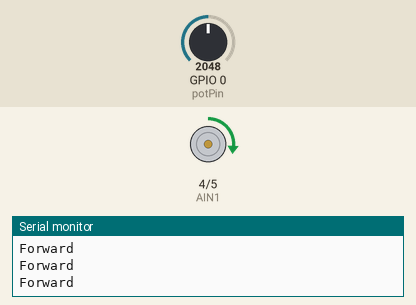
The program below on a simulated ESP32-C6. Shown: motor-driver pin pairs drawn as motors (green arrow = first pin HIGH = forward, orange = second pin HIGH = backward, longer = more drive, scaled by the enable pin), the last lines printed to the serial monitor. The test bench sets the inputs (shaded band); at power-on: GPIO 0 (potPin) = 2048.

Above: at 1.2 s.
1.3 s: GPIO 0 (potPin) set to 1228
At 2.5 s:
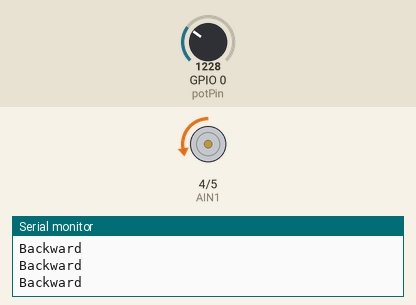
2.8 s: GPIO 0 (potPin) set to 491
At 3.8 s:
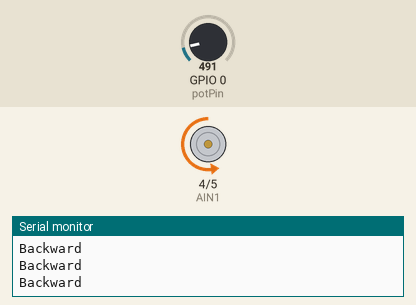
4.3 s: GPIO 0 (potPin) set to 0
At 5.0 s:
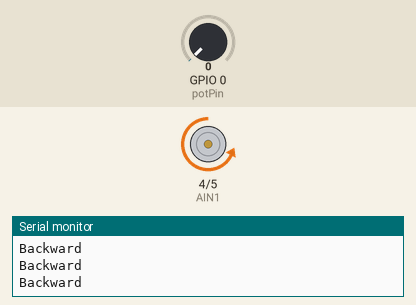
5.8 s: GPIO 0 (potPin) set to 2866
At 6.1 s:
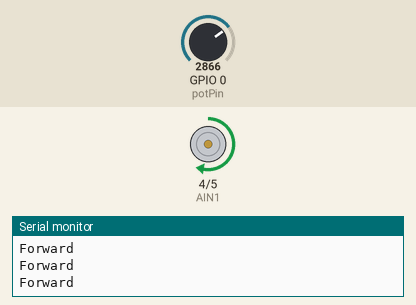
7.3 s: GPIO 0 (potPin) set to 3603
At 8.5 s:
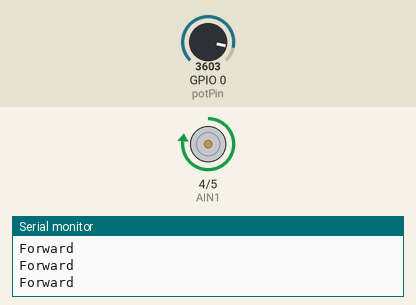
8.8 s: GPIO 0 (potPin) set to 2047
At 9.6 s:
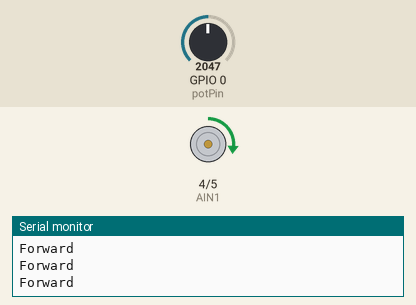
Timing chart, 0 to 11.3 s (numbered marks = the images above; inputs shaded):
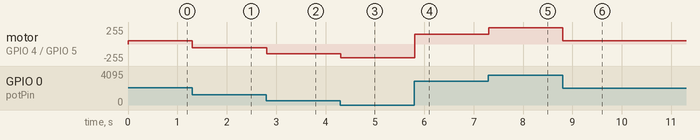

Measured:
- after the input at 1.3 s, motor on GPIO 4 (AIN1) / GPIO 5 (AIN2): forward 47/255 → backward 54/255 at once
- after the input at 2.8 s, motor on GPIO 4 (AIN1) / GPIO 5 (AIN2): backward 54/255 → backward 146/255 at once
- after the input at 4.3 s, motor on GPIO 4 (AIN1) / GPIO 5 (AIN2): backward 146/255 → backward 207/255 at once
- after the input at 5.8 s, motor on GPIO 4 (AIN1) / GPIO 5 (AIN2): backward 207/255 → forward 149/255 at once
- after the input at 7.3 s, motor on GPIO 4 (AIN1) / GPIO 5 (AIN2): forward 149/255 → forward 241/255 at once
- after the input at 8.8 s, motor on GPIO 4 (AIN1) / GPIO 5 (AIN2): forward 241/255 → forward 47/255 at once

The program:

main.cpp
```cpp
#include <Arduino.h>

// Pin definitions for ESP32-C6
const int potPin = 0;   // ADC input (GPIO0)
const int AIN1   = 4;   // TB6612 direction
const int AIN2   = 5;   // TB6612 direction
const int PWMA   = 6;   // PWM output pin (choose any free GPIO)

void setup() {
  Serial.begin(115200);

  pinMode(AIN1, OUTPUT);
  pinMode(AIN2, OUTPUT);
}

void loop() {
  int raw = analogRead(potPin);    // 0..4095
  int offset = raw - 1666;          // Center at ~0

  int speed = abs(offset);
  int duty = map(speed, 0, 2047, 0, 255);  // scale to 0..255
  duty = constrain(duty, 0, 255);

  if (offset > 0) {
    digitalWrite(AIN1, HIGH);
    digitalWrite(AIN2, LOW);
    Serial.println("Forward");
  } else if (offset < 0) {
    digitalWrite(AIN1, LOW);
    digitalWrite(AIN2, HIGH);
    Serial.println("Backward");
  } else {
    digitalWrite(AIN1, LOW);
    digitalWrite(AIN2, LOW);
  }

  analogWrite(PWMA, duty);  // ESP32-C6 Arduino core handles PWM here

  delay(10);
}
```
